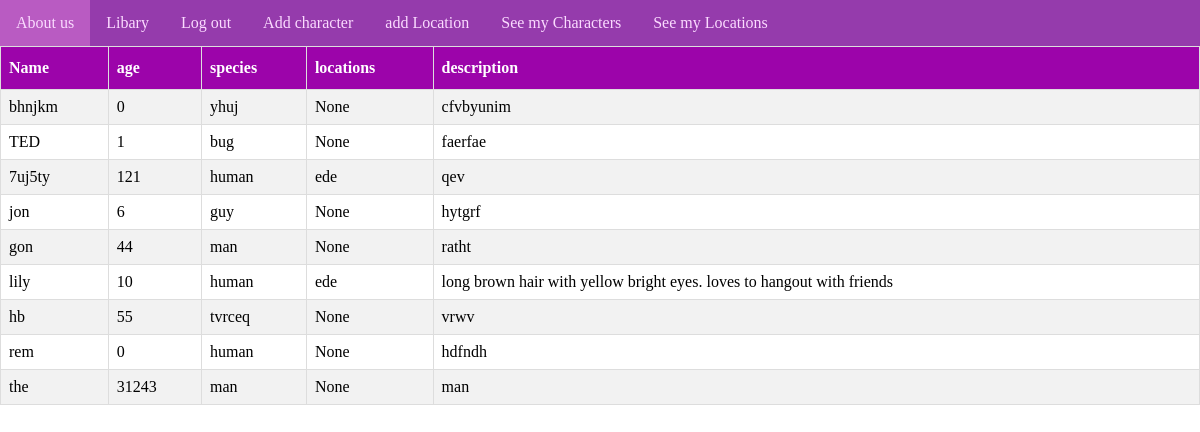
Before: /character_list (signed in) with the older database file.
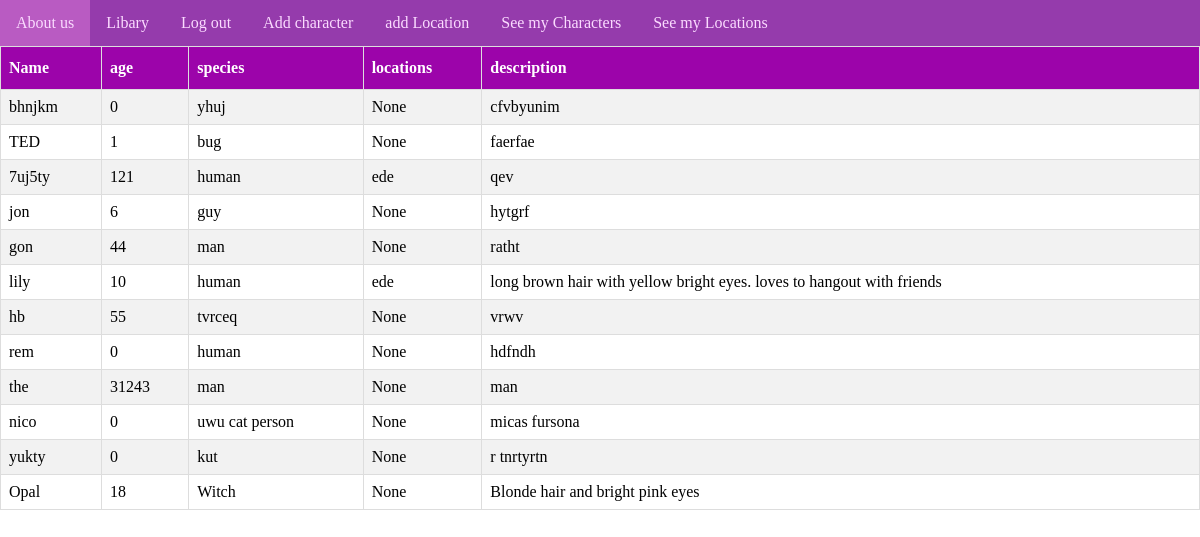
After: the same page with the newer database file.
### tables this page shows
CREATE TABLE "Characters" (
	"ID"	INTEGER NOT NULL UNIQUE,
	"name"	TEXT NOT NULL,
	"gender"	TEXT,
	"birthday"	INTEGER,
	"age"	INTEGER,
	"species"	TEXT,
	"description"	TEXT,
	"backstory"	TEXT,
	"user"	INTEGER,
	"locations"	INTEGER,
	PRIMARY KEY("ID" AUTOINCREMENT),
	FOREIGN KEY("user") REFERENCES "user"("ID")
);

CREATE TABLE "Locations" (
	"ID"	INTEGER NOT NULL UNIQUE,
	"name"	TEXT NOT NULL,
	"type"	TEXT,
	"description"	TEXT,
	"history"	TEXT,
	"user"	INTEGER NOT NULL,
	"Characters"	INTEGER,
	PRIMARY KEY("ID" AUTOINCREMENT),
	FOREIGN KEY("user") REFERENCES "user"("ID")
);

### app.py (the view)
@app.route('/character_list')
def character_list():
    userId = session["user"]["ID"]
    Characters = query_db(f"SELECT Characters.name, Characters.age, Characters.species, locations.name AS location_name, Characters.description FROM Characters LEFT JOIN locations ON Characters.locations = locations.ID WHERE Characters.user = {userId};")
    print(Characters, userId)
    return render_template('character_list.html', Characters=Characters)

### app.py (called while the page is built)
def query_db(sql,args=(),one=False):
    db = sqlite3.connect(DB)
    db.row_factory = sqlite3.Row
    cursor = db.cursor()
    try:
        cursor.execute(sql, args)
        results = [dict(row) for row in cursor.fetchall()]
        db.commit()
        if not results:
            return None
        if one:
            return results[0]
        else:
            return results
    except Exception as e:
        print(e)
        return e
    finally:
        db.close()

### templates/character_list.html (shortened to what this page needs)
{% extends 'base.html' %}
{% block content %}
{% include 'nav.html' %}
{% if not Characters %}
  <p> you currently have no characterrs </p>
{% else %}
<div class="table">
<table>
  <tr>
    <th>Name</th>
    <th>age</th>
    <th>species</th>
    <th>locations</th>
    <th>description</th>
  </tr>
  {% for character in Characters %}
  <tr>
  <td>{{character["name"]}}</td>
      <td>{{character["age"]}}</td>
      <td>{{character["species"]}}</td>
      <td>{{character["location_name"]}}</td>
      <td>{{character["description"]}}</td>
</tr>
      {% endfor %}
</table>
{% endif %}
</div>
{% endblock %}

### templates/base.html (shortened to what this page needs)
<!DOCTYPE html>
<html lang="en">
<head>
    {% block content %}
    {% endblock %}
</body>
</html>

### templates/nav.html (shortened to what this page needs)
<!DOCTYPE html>
<html>
<head>
<ul>
  <li><a href="/">About us</a></li>
  <li><a href="/libary">Libary</a></li>
  {% if not session['user'] %}
                <li class="login"><a href="/login">Log in</a></li>
                <li class="login"><a href="/signup">Sign up</a></li>
  {% else %}
                <li class= logout><a href="/logout">Log out </a></li>
                <li class= addC><a href="/Character">Add character </a></li>
                <li class= addL><a href="/Location">add Location </a></li>
                <li class= addL><a href="/character_list">See my Characters </a></li>
                <li class= addL><a href="/location_list">See my Locations </a></li>
  {% endif %}
</ul>
</html>

### templates/nav.html (style rules this page uses)
ul { list-style-type: none; margin: 0; padding: 0; overflow: hidden; background-color: #953bac; }
ul li { float: left; }
ul li a { display: block; color: rgb(251, 219, 255); text-align: center; padding: 14px 16px; text-decoration: none; }

### templates/character_list.html (style rules this page uses)
table { font-family: 'Times New Roman' ; border-collapse: collapse; width: 100%; }
td, th { border: 1px solid #ddd; padding: 8px; }
tr:nth-child(even) { background-color: #f2f2f2; }
th { padding-top: 12px; padding-bottom: 12px; text-align: left; background-color: #9c04aa; color: white; }

Changed rows visible on the page:
added Characters: name "nico", age "0", species "uwu cat person", location_name "None", description "micas fursona"
added Characters: name "yukty", age "0", species "kut", location_name "None", description "r tnrtyrtn"
added Characters: name "Opal", age "18", species "Witch", location_name "None", description "Blonde hair and bright pink eyes"
